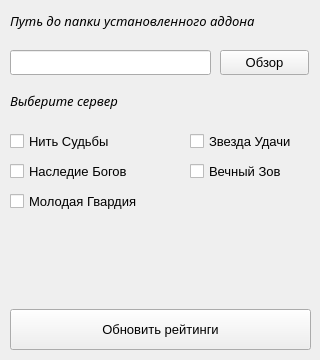
<?xml version="1.0" encoding="UTF-8"?>
<ui version="4.0">
 <class>MainWindow</class>
 <widget class="QMainWindow" name="MainWindow">
  <property name="geometry">
   <rect>
    <x>0</x>
    <y>0</y>
    <width>320</width>
    <height>360</height>
   </rect>
  </property>
  <property name="sizePolicy">
   <sizepolicy hsizetype="Fixed" vsizetype="Fixed">
    <horstretch>0</horstretch>
    <verstretch>0</verstretch>
   </sizepolicy>
  </property>
  <property name="minimumSize">
   <size>
    <width>320</width>
    <height>360</height>
   </size>
  </property>
  <property name="maximumSize">
   <size>
    <width>320</width>
    <height>360</height>
   </size>
  </property>
  <property name="font">
   <font>
    <family>Segoe UI</family>
    <pointsize>10</pointsize>
   </font>
  </property>
  <property name="windowTitle">
   <string notr="true">GS100</string>
  </property>
  <property name="windowIcon">
   <iconset resource="resources.qrc">
    <normaloff>:/images/icon.ico</normaloff>:/images/icon.ico</iconset>
  </property>
  <property name="locale">
   <locale language="Russian" country="Russia"/>
  </property>
  <widget class="QWidget" name="centralwidget">
   <widget class="QLabel" name="browseLabel">
    <property name="geometry">
     <rect>
      <x>10</x>
      <y>10</y>
      <width>301</width>
      <height>21</height>
     </rect>
    </property>
    <property name="font">
     <font>
      <family>Segoe UI Variable</family>
      <pointsize>10</pointsize>
      <weight>50</weight>
      <italic>true</italic>
      <bold>false</bold>
      <kerning>true</kerning>
     </font>
    </property>
    <property name="text">
     <string>Путь до папки установленного аддона</string>
    </property>
   </widget>
   <widget class="QLineEdit" name="browseLineEdit">
    <property name="geometry">
     <rect>
      <x>10</x>
      <y>50</y>
      <width>201</width>
      <height>25</height>
     </rect>
    </property>
    <property name="focusPolicy">
     <enum>Qt::ClickFocus</enum>
    </property>
   </widget>
   <widget class="QPushButton" name="browseButton">
    <property name="geometry">
     <rect>
      <x>220</x>
      <y>50</y>
      <width>89</width>
      <height>25</height>
     </rect>
    </property>
    <property name="text">
     <string>Обзор</string>
    </property>
   </widget>
   <widget class="QLabel" name="serverLabel">
    <property name="geometry">
     <rect>
      <x>10</x>
      <y>90</y>
      <width>301</width>
      <height>21</height>
     </rect>
    </property>
    <property name="font">
     <font>
      <family>Segoe UI Variable</family>
      <pointsize>10</pointsize>
      <italic>true</italic>
     </font>
    </property>
    <property name="text">
     <string>Выберите сервер</string>
    </property>
   </widget>
   <widget class="QCheckBox" name="threadOfFateCheckBox">
    <property name="geometry">
     <rect>
      <x>10</x>
      <y>130</y>
      <width>141</width>
      <height>23</height>
     </rect>
    </property>
    <property name="toolTip">
     <string/>
    </property>
    <property name="statusTip">
     <string/>
    </property>
    <property name="whatsThis">
     <string/>
    </property>
    <property name="accessibleName">
     <string/>
    </property>
    <property name="accessibleDescription">
     <string/>
    </property>
    <property name="text">
     <string notr="true">Нить Судьбы</string>
    </property>
   </widget>
   <widget class="QCheckBox" name="starOfFortuneCheckBox">
    <property name="geometry">
     <rect>
      <x>190</x>
      <y>130</y>
      <width>121</width>
      <height>23</height>
     </rect>
    </property>
    <property name="toolTip">
     <string/>
    </property>
    <property name="statusTip">
     <string/>
    </property>
    <property name="whatsThis">
     <string/>
    </property>
    <property name="accessibleName">
     <string/>
    </property>
    <property name="accessibleDescription">
     <string/>
    </property>
    <property name="text">
     <string notr="true">Звезда Удачи</string>
    </property>
   </widget>
   <widget class="QCheckBox" name="eternalCallCheckBox">
    <property name="geometry">
     <rect>
      <x>190</x>
      <y>160</y>
      <width>121</width>
      <height>23</height>
     </rect>
    </property>
    <property name="toolTip">
     <string/>
    </property>
    <property name="statusTip">
     <string/>
    </property>
    <property name="whatsThis">
     <string/>
    </property>
    <property name="accessibleName">
     <string/>
    </property>
    <property name="accessibleDescription">
     <string/>
    </property>
    <property name="text">
     <string notr="true">Вечный Зов</string>
    </property>
   </widget>
   <widget class="QCheckBox" name="godsLegacyCheckBox">
    <property name="geometry">
     <rect>
      <x>10</x>
      <y>160</y>
      <width>141</width>
      <height>23</height>
     </rect>
    </property>
    <property name="toolTip">
     <string/>
    </property>
    <property name="statusTip">
     <string/>
    </property>
    <property name="whatsThis">
     <string/>
    </property>
    <property name="accessibleName">
     <string/>
    </property>
    <property name="accessibleDescription">
     <string/>
    </property>
    <property name="text">
     <string notr="true">Наследие Богов</string>
    </property>
   </widget>
   <widget class="QCheckBox" name="youngGuardCheckBox">
    <property name="geometry">
     <rect>
      <x>10</x>
      <y>190</y>
      <width>141</width>
      <height>23</height>
     </rect>
    </property>
    <property name="toolTip">
     <string/>
    </property>
    <property name="statusTip">
     <string/>
    </property>
    <property name="whatsThis">
     <string/>
    </property>
    <property name="accessibleName">
     <string/>
    </property>
    <property name="accessibleDescription">
     <string/>
    </property>
    <property name="text">
     <string notr="true">Молодая Гвардия</string>
    </property>
   </widget>
   <widget class="QPushButton" name="updateButton">
    <property name="geometry">
     <rect>
      <x>10</x>
      <y>309</y>
      <width>301</width>
      <height>41</height>
     </rect>
    </property>
    <property name="text">
     <string>Обновить рейтинги</string>
    </property>
   </widget>
   <widget class="QLabel" name="resultLabel">
    <property name="geometry">
     <rect>
      <x>10</x>
      <y>270</y>
      <width>301</width>
      <height>31</height>
     </rect>
    </property>
    <property name="font">
     <font>
      <family>Segoe UI Variable</family>
      <pointsize>10</pointsize>
      <italic>true</italic>
     </font>
    </property>
    <property name="text">
     <string/>
    </property>
    <property name="alignment">
     <set>Qt::AlignCenter</set>
    </property>
   </widget>
  </widget>
 </widget>
 <resources>
  <include location="resources.qrc"/>
 </resources>
 <connections/>
</ui>
